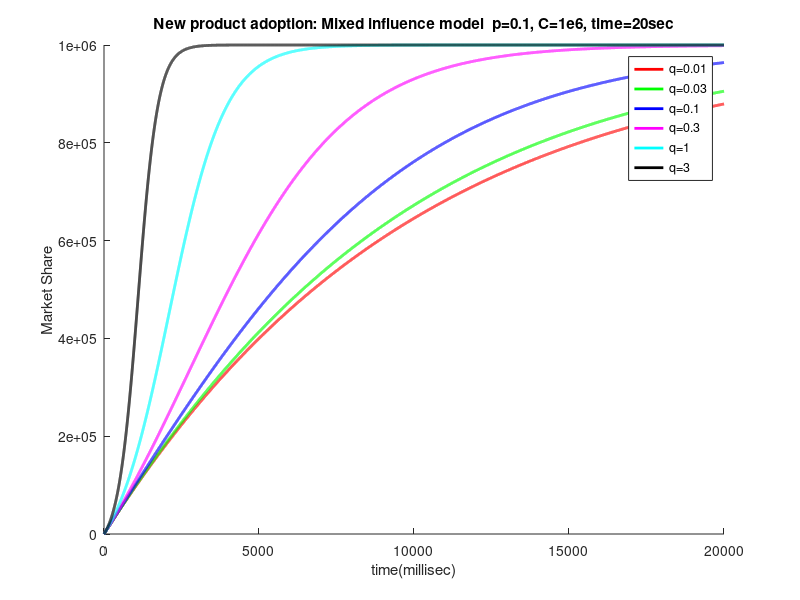
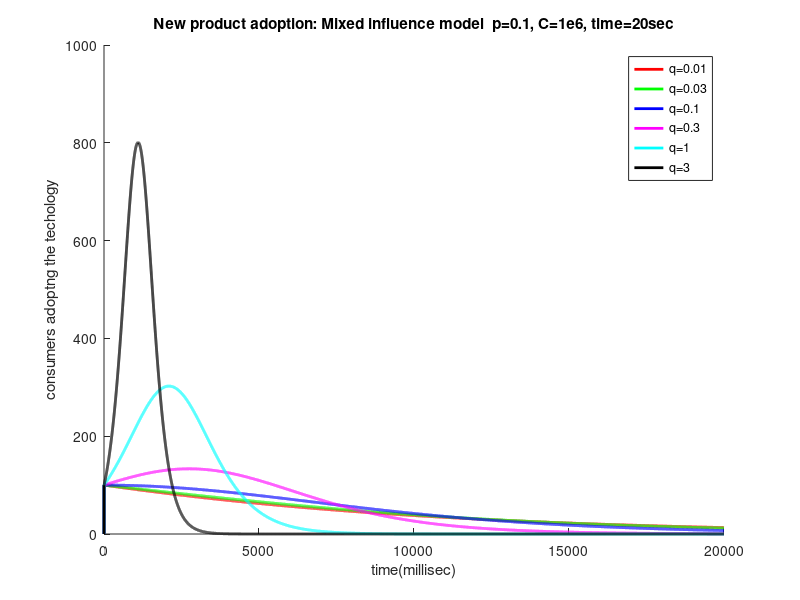
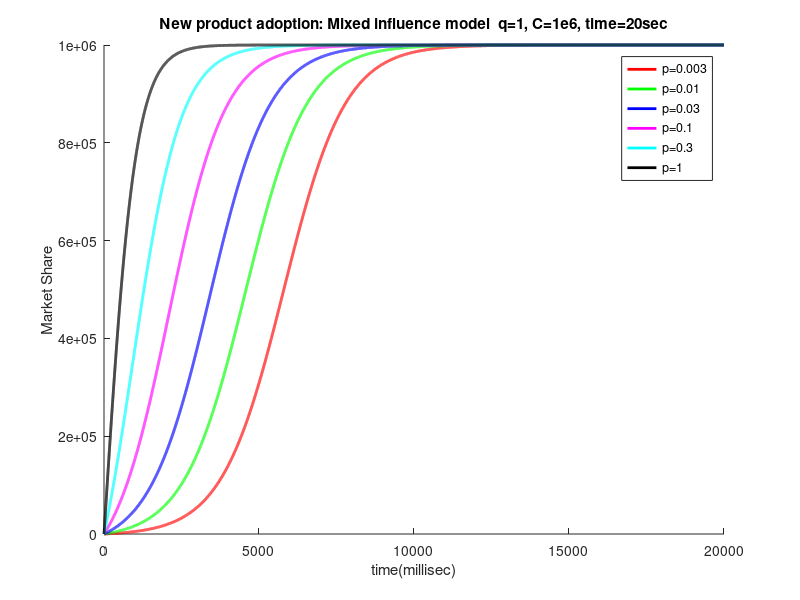
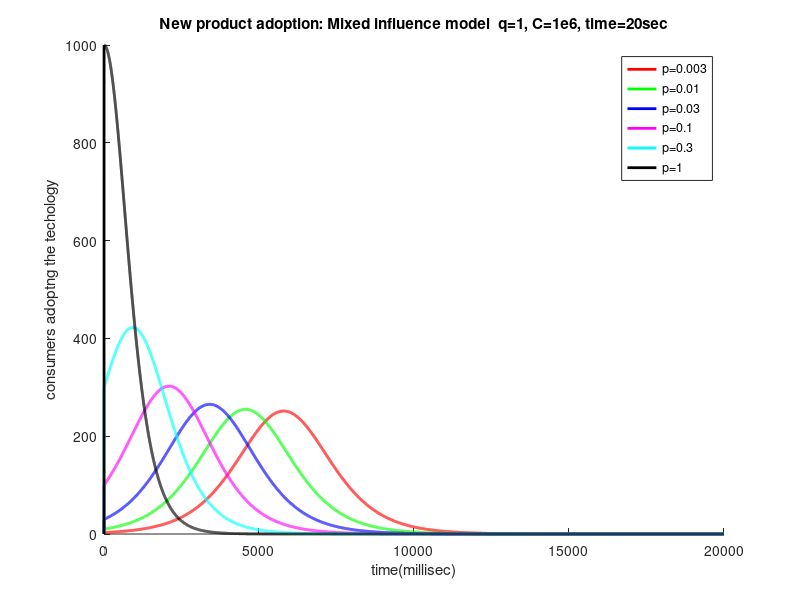

Recreate these plots in MATLAB, in order.
clear
close all

colours = 'rgbmck';
 
% population size
C = 1e6; 

total_time = 20 ;
dt = 1e-3 ;
N = total_time/dt;

% array of q values
q_arr = [0.01, 0.03, 0.1, 0.3, 1, 3];
p = 0.1;

% matrix to store the values of consumer adoption fo technology
new_users = zeros( N, length(q_arr) );

% loop over each q value when p value is constant
for j = 1 : length(q_arr)
    q = q_arr(j);
    
    n_users = zeros(N,1); 
    n_users(1) = 1 ;        % initial adoption by 1 user/innovator

    % loop over time
    for i=1:N-1
        alpha = p + q * n_users(i)/C; 
        n_users(i+1) = n_users(i) + alpha*(C - n_users(i))*dt; 
        new_users(i+1, j) = n_users(i+1) - n_users(i);
    end

    hold on
    plot ((1:N), n_users, colours(j), 'LineWidth', 2);
end

title('New product adoption: Mixed influence model  p=0.1, C=1e6, time=20sec')
xlabel('time(millisec)')
ylabel('Market Share')
legend('q=0.01', 'q=0.03', 'q=0.1', 'q=0.3', 'q=1', 'q=3');

figure

% loop to plot consumer adoption of technology
for j = 1 : length(q_arr)
    hold on
    plot((1:N), new_users(:,j), colours(j), 'LineWidth', 2);
end

title('New product adoption: Mixed influence model  p=0.1, C=1e6, time=20sec')
xlabel('time(millisec)')
ylabel('consumers adoptng the techology')
legend('q=0.01', 'q=0.03', 'q=0.1', 'q=0.3', 'q=1', 'q=3');




%%%%%%%%%%%%%%%%%%% q constant and p varying %%%%%%%%%%%%%%%%%%%%%%%%%%%%%%

total_time = 20 ;
dt = 1e-3 ;
N = total_time/dt;

% array of p values
p_arr = [0.003, 0.01, 0.03, 0.1, 0.3, 1];
q = 1;

new_users = zeros( N, length(p_arr) );

figure

% loop over all p values
for j = 1 : length(p_arr)
    p = p_arr(j);
    
    n_users = zeros(N,1); 

    %loop over time
    for i = 1 : N-1   
        alpha = p + q * n_users(i)/C; 
        n_users(i+1) = n_users(i) + alpha*(C - n_users(i))*dt; 
        new_users(i+1, j) = n_users(i+1) - n_users(i);
    end

    hold on
    plot ((1:N), n_users, colours(j), 'LineWidth', 2);
end

title('New product adoption: Mixed influence model  q=1, C=1e6, time=20sec')
xlabel('time(millisec)')
ylabel('Market Share')
legend('p=0.003', 'p=0.01', 'p=0.03', 'p=0.1', 'p=0.3', 'p=1');

figure

% loop to plot consumer adoption of technology
for j = 1 : length(p_arr)
    hold on
    plot((1:N), new_users(:,j), colours(j), 'LineWidth', 2);
end

title('New product adoption: Mixed influence model  q=1, C=1e6, time=20sec')
xlabel('time(millisec)')
ylabel('consumers adoptng the techology')
legend('p=0.003', 'p=0.01', 'p=0.03', 'p=0.1', 'p=0.3', 'p=1');
